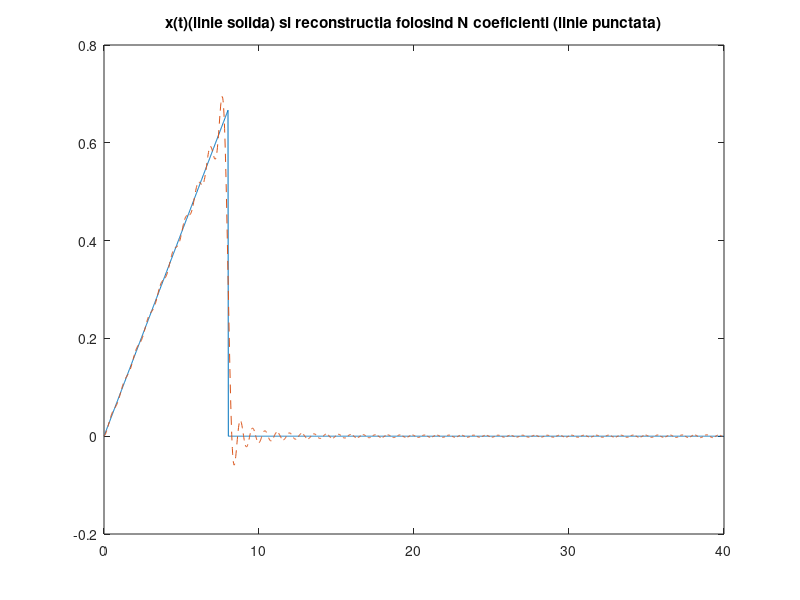
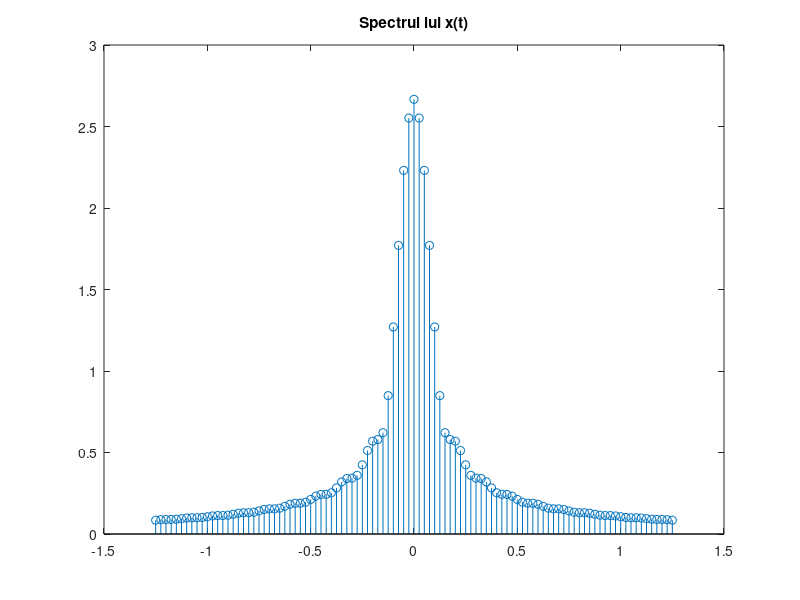

MATLAB code for these plots, in order:
%Numar de ordine: 22
%Semnal triunghiular
%Perioada P = 40 s
%Durata semnalelor D = 8
%Rezolutie temporara adecvata
%Numar de coeficienti = 50

P = 40; 
D = 8; 
N = 50;
w0 = 2*pi/P; %pulsatia unghiulara a semnalului
t_tr = 0:0.02:D; %esantionarea semnalului original
x_tr = sawtooth((pi/12)*t_tr,0.5)/2+0.5; %semnalul triunghiular original
t = 0:0.02:P; %esantionarea semnalului modificat
x = zeros(1,length(t)); %initializare a semnalului modificat cu valori nule
x(t<=D) = x_tr; %modificam valorile nule cu valori din semnalul original
                %unde avem valori din t <= durata semnalului 
figure(1);
plot(t,x),title('x(t)(linie solida) si reconstructia folosind N coeficienti (linie punctata)'); %afisare x(t)
hold on;


for k = -N:N %k este variabila dupa care se realizeaza suma
    x_t = x_tr; %x_t e semnalul realizat dupa formula SF data
    x_t = x_t .* exp(-1i*k*w0*t_tr); %inmultire intre doua matrice element cu element
    X(k+N+1) = 0; %initializare cu valoare nula
    for i = 1:length(t_tr)-1
        X(k+N+1) = X(k+N+1) + (t_tr(i+1)-t_tr(i)) * (x_t(i)+x_t(i+1))/2; %reconstructia folosind coeficientii
    end
end

for i = 1:length(t) %i este variabila dupa care se realizeaza suma
    x_finit(i) = 0; %initializare cu valoare nula
    for k=-N:N
        x_finit(i) = x_finit(i) + (1/P) * X(k+51) * exp(1i*k*w0*t(i));  %reconstructia folosind coeficientii
    end
end
plot(t,x_finit,'--'); %afisare reconstructie semnal folosind cei N coeficienti

figure(2);
w=-50*w0:w0:50*w0; %w este vectorul ce ne va permite afisarea spectrului functiei
stem(w/(2*pi),abs(X)),title('Spectrul lui x(t)'); %afisarea spectrului

%Conform cursului de SS, teoria seriilor Fourier (trigonometrica, armonica si complexa) ne spune
%ca orice semnal periodic poate fi aproximat printr-o suma infinita de sinusuri
%si cosinusuri de diferite frecvente, fiecare ponderat cu un anumit coeficient. 
%Acesti coeficienti reprezinta practic spectrul (amplitudinea pentru anumite frecvente).
%Semnalul reconstruit foloseste un numar finit de termeni(N=50 in tema) si se apropie ca
%forma de semnalul original, insa prezinta o marja de eroare. Cu cat marim
%numarul de coeficienti ai SF, aceasta marja de eroare va fi din ce in ce mai
%mica. In plus se observa faptul ca semnalul poate fi aproximat printr-o
%suma de sinusoide, variatiile semnalului prezentand un caracter sinusoidal.
